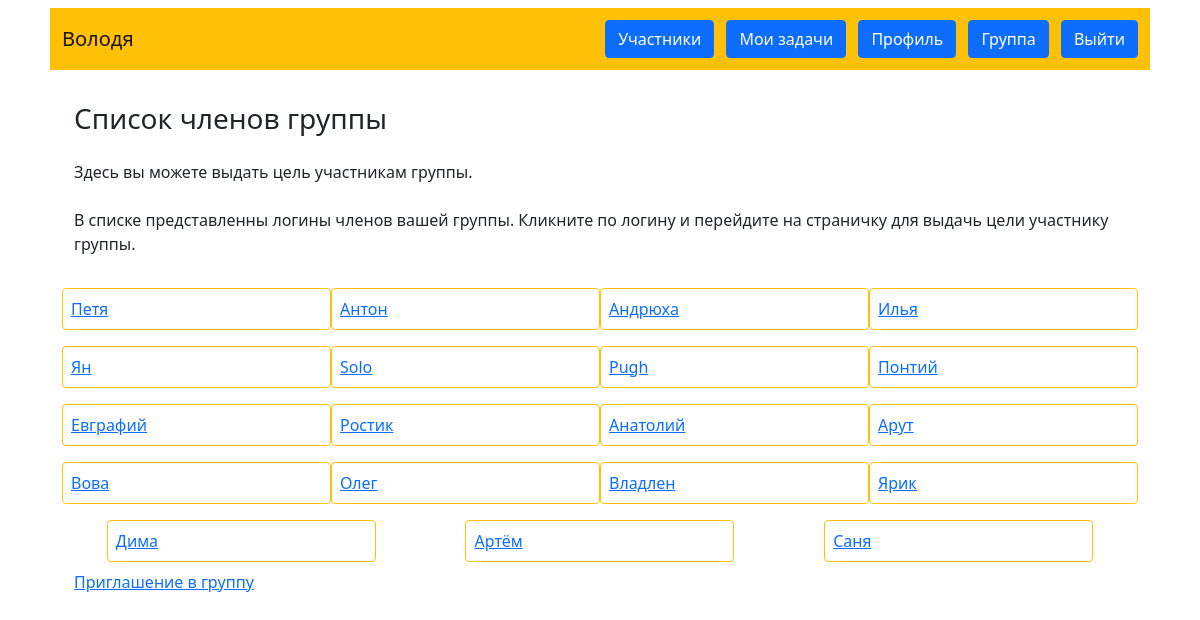
Screenshot of /members/1 (signed in) with the database file from the repository.
### data/users.py (models this page shows, shortened)
class User(SqlAlchemyBase, UserMixin, SerializerMixin):
    __tablename__ = 'Users'
    id = sqlalchemy.Column(sqlalchemy.Integer,
                           primary_key=True, autoincrement=True)
    login = sqlalchemy.Column(sqlalchemy.String, unique=True, nullable=False)
    group = sqlalchemy.Column(sqlalchemy.Integer,
                              sqlalchemy.ForeignKey("Groups.id"))
    email = sqlalchemy.Column(sqlalchemy.String,
                              index=True, unique=True, nullable=False)
    password = sqlalchemy.Column(sqlalchemy.String, nullable=True)

### main.py (the view)
@app.route('/members/<group>', methods=['GET'])
def members(group):
    db_sess = db_session.create_session()
    group = db_sess.query(Group).filter(Group.id == current_user.group).first()
    admin = db_sess.query(User).get(group.group_admin)
    is_admin = False
    if current_user.id == admin.id:
        is_admin = True
    group_members = db_sess.query(GroupMember).filter(GroupMember.members_group == current_user.group,
                                                      GroupMember.member != current_user.id).all()
    group_members_new = []
    for row in group_members:
        group_members_new.append(db_sess.query(User).get(row.member))
    return render_template('members.html', members=group_members_new, is_admin=is_admin)

### data/db_session.py (called while the page is built)
def create_session() -> Session:
    global __factory
    return __factory()

### main.py (called while the page is built)
@login_manager.user_loader
def load_user(user_id):
    db_sess = db_session.create_session()
    return db_sess.query(User).get(user_id)

### templates/members.html
{% extends "base.html" %}
{% block content %}
<h3>Список членов группы</h3>
<p class="my-3 my-md-4">Здесь вы можете выдать цель участникам группы.</p>
<p class="my-3 my-md-4">В списке представленны логины членов вашей группы. Кликните по логину и перейдите на страничку
для выдачь цели участнику группы.</p>
<div class="m4 row justify-content-around">
{% for item in members%}
<div class="my-2 p-2 col-12 col-md-5 col-lg-3 border border-warning rounded">
    <a href="/member/{{ item.id }}">{{item.login}}</a>
</div>
{% endfor %}
</div>
<div class="m4 row justify-content-around">
         {% if is_admin: %}
            <div><a href="/invite">Приглашение в группу</a></div>
         {% endif %}
</div>
{% endblock %}

### templates/base.html (shortened to what this page needs)
<!doctype html>
<html lang="ru" xmlns="http://www.w3.org/1999/html">
<head>
    <link href="https://cdn.jsdelivr.net/npm/bootstrap@5.1.3/dist/css/bootstrap.min.css" rel="stylesheet"
>
</head>
<body>
<header class="container">
    <nav class="m-2 p-2 navbar navbar-light bg-warning">
        <div><a class="m-1 navbar-brand" href="/index">{{ current_user.login }}</a></div>
        {% if current_user.is_authenticated %}
        <div>
            <a class="m-1 btn btn-primary " href="/members/{{ current_user.group }}">Участники</a>
            <a class="m-1 btn btn-primary " href="/my_tasks">Мои задачи</a>
            <a class="m-1 btn btn-primary " href="/profile">Профиль</a>
            <a class="m-1 btn btn-primary" href="/my_groups">Группа</a>
            <a class="m-1 btn btn-primary" href="/logout">Выйти</a></div>
        {% else %}
        <div>
            <a class="m-1 btn btn-primary " href="/register">Зарегистрироваться</a>
            <a class="m-1 btn btn-success" href="/login">Войти</a>
        </div>
        {% endif %}
    </nav>
</header>
<main role="main" class="container">
    <div class="p-3 m-3">
        {% block content %}{% endblock %}
    </div>
</main>
</body>
</html>

### rows the page displays
User: login "Володя"
User: login "Петя"
User: login "Антон"
User: login "Андрюха"
User: login "Илья"
User: login "Ян"
User: login "Solo"
User: login "Pugh"
User: login "Понтий"
User: login "Евграфий"
User: login "Ростик"
User: login "Анатолий"
User: login "Арут"
User: login "Вова"
User: login "Олег"
User: login "Владлен"
User: login "Ярик"
User: login "Дима"
User: login "Артём"
User: login "Саня"
